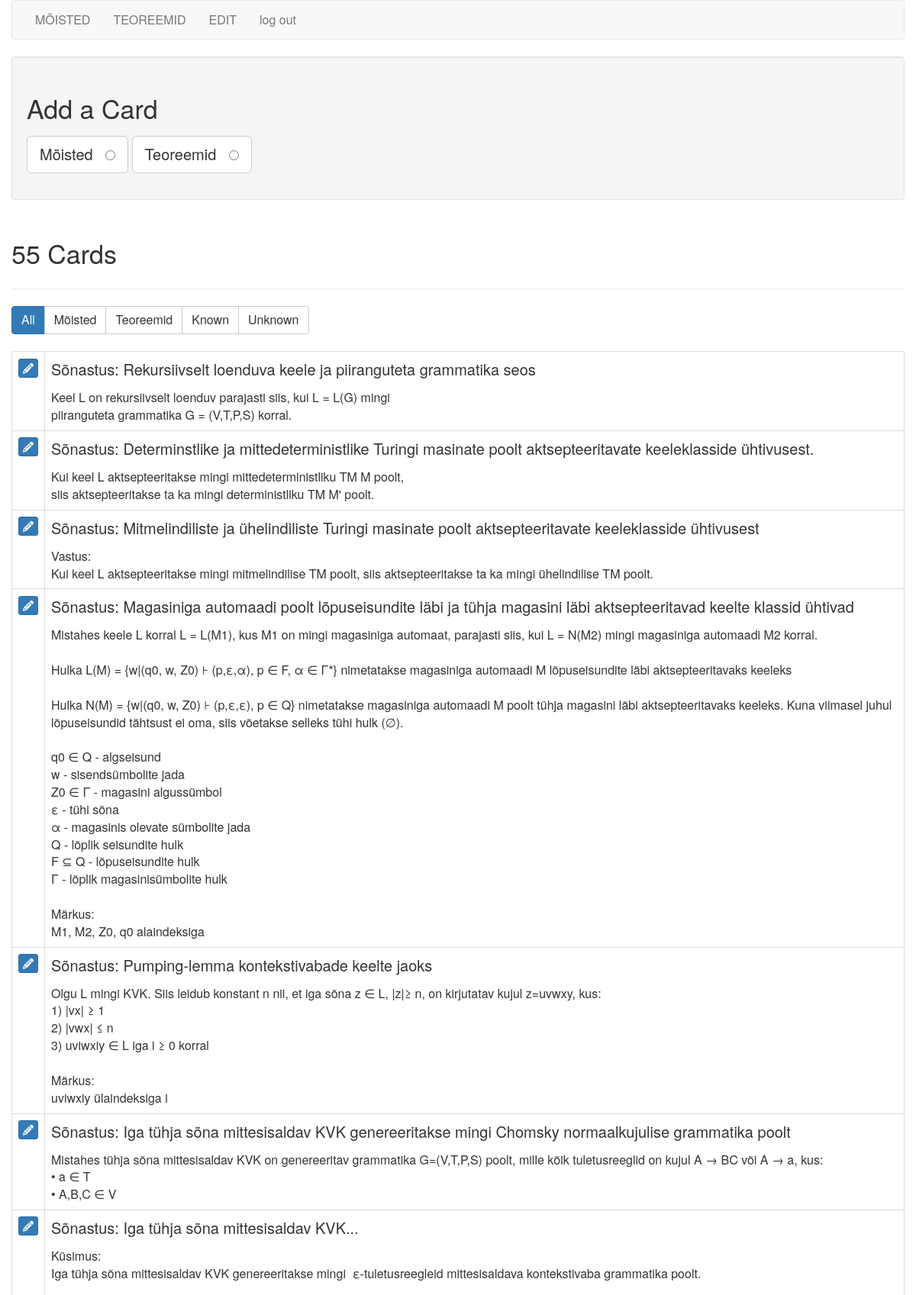
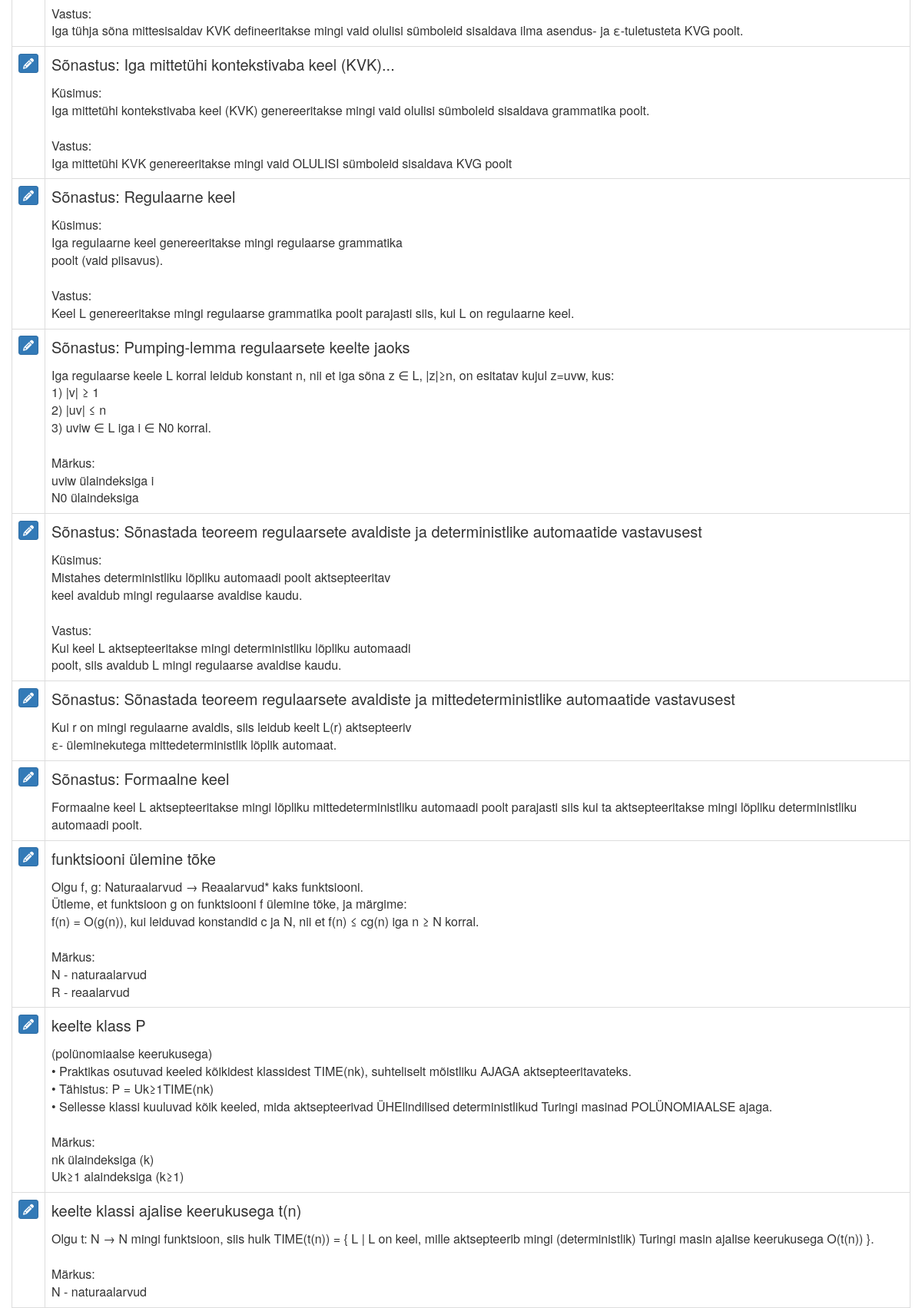
The app's page /cards (signed in, upper part) with its own data (2 pictures, top to bottom).
### tables this page shows
CREATE TABLE cards (
  id integer primary key autoincrement,
  type tinyint not null, /* 1 for vocab, 2 for code */
  front text not null,
  back text not null,
  known boolean default 0
);

### flash_cards.py (the view)
@app.route('/cards')
def cards():
    if not session.get('logged_in'):
        return redirect(url_for('login'))
    db = get_db()
    query = '''
        SELECT id, type, front, back, known
        FROM cards
        ORDER BY id DESC
    '''
    cur = db.execute(query)
    cards = cur.fetchall()
    return render_template('cards.html', cards=cards, filter_name="all")

### flash_cards.py (called while the page is built)
def connect_db():
    rv = sqlite3.connect(app.config['DATABASE'])
    rv.row_factory = sqlite3.Row
    return rv

def get_db():
    if not hasattr(g, 'sqlite_db'):
        g.sqlite_db = connect_db()
    return g.sqlite_db

### templates/cards.html (shortened to what this page needs)
{% extends "layout.html" %}
{% block body %}
    <div class="well editPanel">
        <h2>Add a Card</h2>
        <form action="{{ url_for('add_card') }}" method="post" class="cardForm">
            <div class="form-group">
                <label for="general" class="toggleButton btn btn-default btn-lg">Mõisted &nbsp;
                    <input type="radio" name="type" value="1" id="general"/>
                </label>
                <label for="code" class="toggleButton btn btn-default btn-lg">Teoreemid &nbsp;
                    <input type="radio" name="type" value="2" id="code"/>
                </label>
            </div>
        </form>
    </div>
    <div class="page-header">
        <h2>{{ cards|length }} Card{{ '' if (cards|length == 1) else 's' }}</h2>
    </div>
    <div class="btn-group btn-group-md" role="group" aria-label="filters">
        <a href="{{ url_for('filter_cards', filter_name="all") }}"
           class="btn btn-{{ "primary" if filter_name == "all" else "default" }}">All</a>
        <a href="{{ url_for('filter_cards', filter_name="general") }}"
           class="btn btn-{{ "primary" if filter_name == "general" else "default" }}">Mõisted</a>
        <a href="{{ url_for('filter_cards', filter_name="code") }}"
           class="btn btn-{{ "primary" if filter_name == "code" else "default" }}">Teoreemid</a>
        <a href="{{ url_for('filter_cards', filter_name="known") }}"
           class="btn btn-{{ "primary" if filter_name == "known" else "default" }}">Known</a>
        <a href="{{ url_for('filter_cards', filter_name="unknown") }}"
           class="btn btn-{{ "primary" if filter_name == "unknown" else "default" }}">Unknown</a>
    </div>
    <br/>
    <br/>
    <table class="table table-bordered">
        {% for card in cards %}
            <tr>
                <td>
                    <a href="{{ url_for('edit', card_id=card.id) }}" class="btn btn-xs btn-primary"><i
                            class="fa fa-pencil" aria-hidden="true"></i></a>
                </td>
                <td class="cardContent">
                    <h4>
                        {% if card.type == 1 %}
                            {{ card.front }}
                        {% else %}
                            Sõnastus:&nbsp;{{ card.front }}
                        {% endif %}
                    </h4>
                    {{ card.back|replace("\n", "<br />")|safe }}
                </td>
            </tr>
        {% else %}
            <tr>
                <td>
                    <em>No cards to show.</em>
                </td>
            </tr>
        {% endfor %}
    </table>
{% endblock %}

### static/style.css (style rules this page uses)
.cardContent h4 { margin-top: 0; }

### records on screen
cards: front "Rekursiivselt loenduva keele ja piiranguteta grammatika seos", back "Keel L on rekursiivselt loenduv parajasti siis, kui L = L(G) mingi piiranguteta grammatika G = (V,T,P,S) korral."
cards: front "Determinstlike ja mittedeterministlike Turingi masinate poolt aktsepteeritavate keeleklasside ühtivusest.", back "Kui keel L aktsepteeritakse mingi mittedeterministliku TM M poolt, siis aktsepteeritakse ta ka mingi deterministliku TM M' poolt."
cards: front "Mitmelindiliste ja ühelindiliste Turingi masinate poolt aktsepteeritavate keeleklasside ühtivusest", back "Vastus: Kui keel L aktsepteeritakse mingi mitmelindilise TM poolt, siis aktsepteeritakse ta ka mingi ühelindilise TM poolt."
cards: front "Magasiniga automaadi poolt lõpuseisundite läbi ja tühja magasini läbi aktsepteeritavad keelte klassid ühtivad", back "Mistahes keele L korral L = L(M1), kus M1 on mingi magasiniga automaat, parajasti siis, kui L = N(M2) mingi magasiniga automaadi M2 korral. Hulka L(M) = {w|(q0, w, Z0) ⊦ (p,ε,α), p ∈ F, α ∈ Γ*} nimetatakse magasiniga automaadi M lõpuseisundite läbi aktsepteeritavaks keeleks Hulka N(M) = {w|(q0, w, Z0) ⊦ (p,ε,ε), p ∈ Q} nimetatakse magasiniga automaadi M poolt tühja magasini läbi aktsepteeritavaks keeleks. Kuna viimasel juhul lõpuseisundid tähtsust ei oma, siis võetakse selleks tühi hulk (∅). q0 ∈ Q - algseisund w - sisendsümbolite jada Z0 ∈ Γ - magasini algussümbol ε - tühi sõna α - magasinis olevate sümbolite jada Q - lõplik seisundite hulk F ⊆ Q - lõpuseisundite hulk Γ - lõplik…"
cards: front "Pumping-lemma kontekstivabade keelte jaoks", back "Olgu L mingi KVK. Siis leidub konstant n nii, et iga sõna z ∈ L, |z|≥ n, on kirjutatav kujul z=uvwxy, kus: 1) |vx| ≥ 1 2) |vwx| ≤ n 3) uviwxiy ∈ L iga i ≥ 0 korral Märkus: uviwxiy ülaindeksiga i"
cards: front "Iga tühja sõna mittesisaldav KVK genereeritakse mingi Chomsky normaalkujulise grammatika poolt", back "Mistahes tühja sõna mittesisaldav KVK on genereeritav grammatika G=(V,T,P,S) poolt, mille kõik tuletusreeglid on kujul A → BC või A → a, kus: • a ∈ T • A,B,C ∈ V"
cards: front "Iga tühja sõna mittesisaldav KVK...", back "Küsimus: Iga tühja sõna mittesisaldav KVK genereeritakse mingi \u000fε-tuletusreegleid mittesisaldava kontekstivaba grammatika poolt. Vastus: Iga tühja sõna mittesisaldav KVK defineeritakse mingi vaid olulisi sümboleid sisaldava ilma asendus- ja ε-tuletusteta KVG poolt."
cards: front "Iga mittetühi kontekstivaba keel (KVK)...", back "Küsimus: Iga mittetühi kontekstivaba keel (KVK) genereeritakse mingi vaid olulisi sümboleid sisaldava grammatika poolt. Vastus: Iga mittetühi KVK genereeritakse mingi vaid OLULISI sümboleid sisaldava KVG poolt"
cards: front "Regulaarne keel", back "Küsimus: Iga regulaarne keel genereeritakse mingi regulaarse grammatika poolt (vaid piisavus). Vastus: Keel L genereeritakse mingi regulaarse grammatika poolt parajasti siis, kui L on regulaarne keel."
cards: front "Pumping-lemma regulaarsete keelte jaoks", back "Iga regulaarse keele L korral leidub konstant n, nii et iga sõna z ∈ L, |z|≥n, on esitatav kujul z=uvw, kus: 1) |v| ≥ 1 2) |uv| ≤ n 3) uviw ∈ L iga i ∈ N0 korral. Märkus: uviw ülaindeksiga i N0 ülaindeksiga"
cards: front "Sõnastada teoreem regulaarsete avaldiste ja deterministlike automaatide vastavusest", back "Küsimus: Mistahes deterministliku lõpliku automaadi poolt aktsepteeritav keel avaldub mingi regulaarse avaldise kaudu. Vastus: Kui keel L aktsepteeritakse mingi deterministliku lõpliku automaadi poolt, siis avaldub L mingi regulaarse avaldise kaudu."
cards: front "Sõnastada teoreem regulaarsete avaldiste ja mittedeterministlike automaatide vastavusest", back "Kui r on mingi regulaarne avaldis, siis leidub keelt L(r) aktsepteeriv ε-\u000füleminekutega mittedeterministlik lõplik automaat."
cards: front "Formaalne keel", back "Formaalne keel L aktsepteeritakse mingi lõpliku mittedeterministliku automaadi poolt parajasti siis kui ta aktsepteeritakse mingi lõpliku deterministliku automaadi poolt."
cards: front "funktsiooni ülemine tõke", back "Olgu f, g: Naturaalarvud → Reaalarvud* kaks funktsiooni. Ütleme, et funktsioon g on funktsiooni f ülemine tõke, ja märgime: f(n) = O(g(n)), kui leiduvad konstandid c ja N, nii et f(n) ≤ cg(n) iga n ≥ N korral. Märkus: N - naturaalarvud R - reaalarvud"
cards: front "keelte klass P", back "(polünomiaalse keerukusega) • Praktikas osutuvad keeled kõikidest klassidest TIME(nk), suhteliselt mõistliku AJAGA aktsepteeritavateks. • Tähistus: P = Uk≥1TIME(nk) • Sellesse klassi kuuluvad kõik keeled, mida aktsepteerivad ÜHElindilised deterministlikud Turingi masinad POLÜNOMIAALSE ajaga. Märkus: nk ülaindeksiga (k) Uk≥1 alaindeksiga (k≥1)"
cards: front "keelte klassi ajalise keerukusega t(n)", back "Olgu t: N → N mingi funktsioon, siis hulk TIME(t(n)) = { L | L on keel, mille aktsepteerib mingi (deterministlik) Turingi masin ajalise keerukusega O(t(n)) }. Märkus: N - naturaalarvud"

### other values on screen
{{ cards|length }} "55"
{{ '' if (cards|length == 1) else 's' }} "s"
